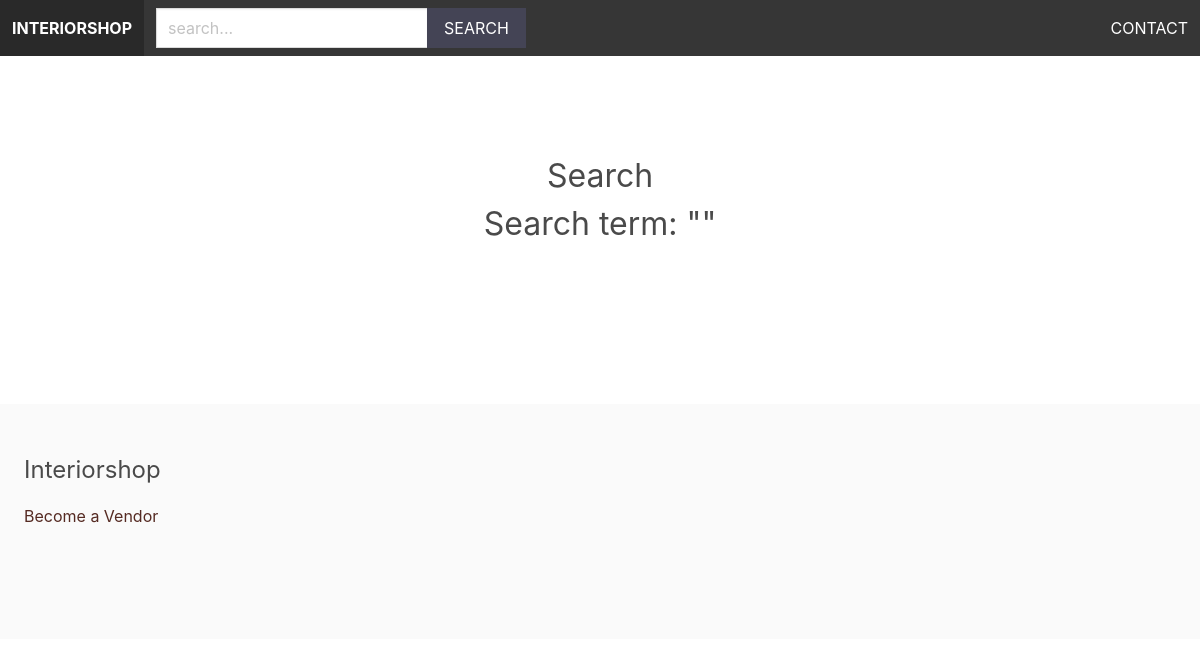
The app's page /search/, older data.
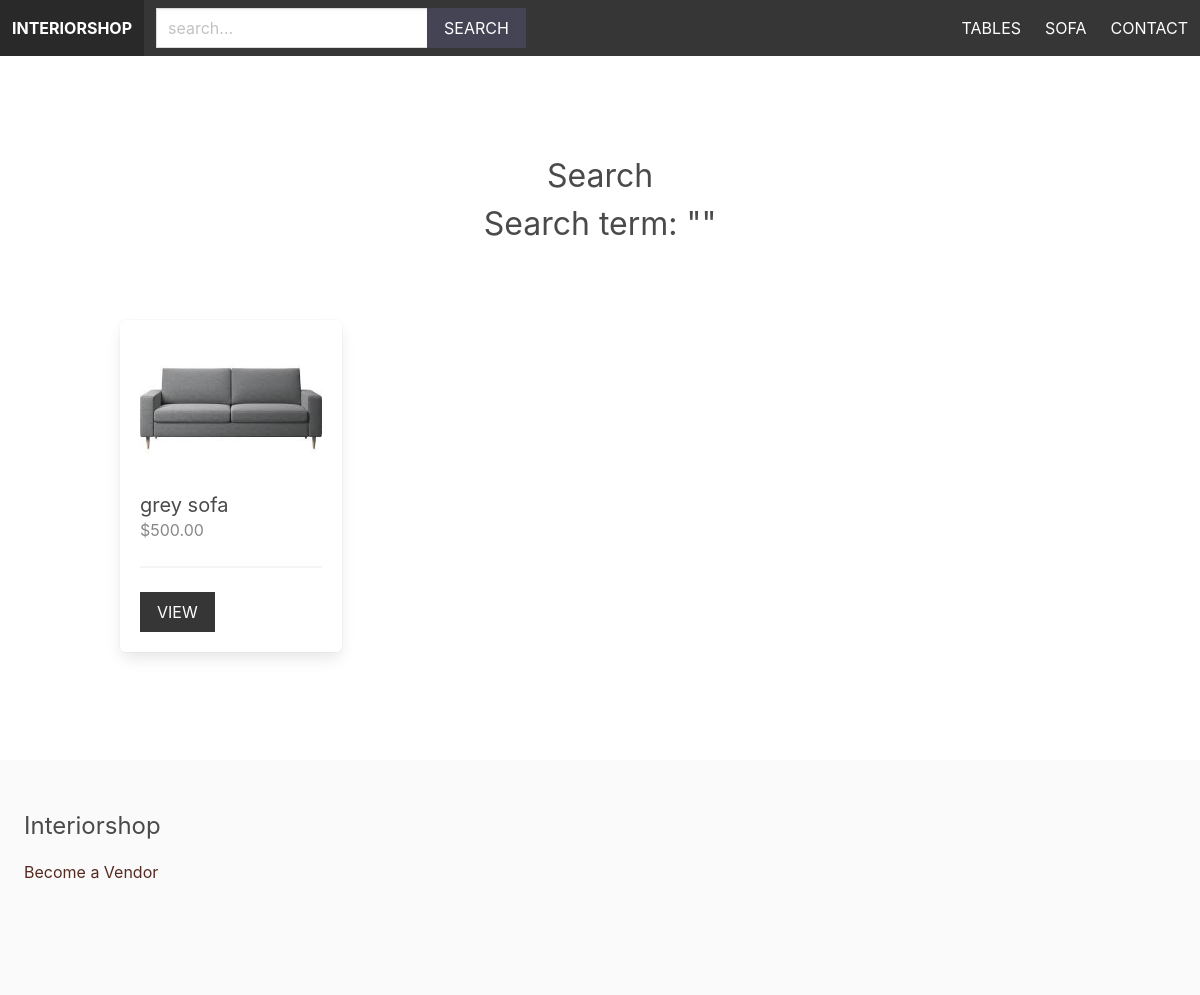
The same page, newer data.
### apps/product/models.py (models this page shows, shortened)
class Category(models.Model):
    title = models.CharField(max_length=255)
    slug = models.SlugField() #address version of the name
    ordering = models.IntegerField(default=0)
    class Meta:
        ordering = ['ordering'] #ascending order the category,  created a list

class Product(models.Model):
    category = models.ForeignKey(Category, related_name='products', on_delete=models.CASCADE)
    vendor = models.ForeignKey(Vendor, related_name='products', on_delete=models.CASCADE)
    title = models.CharField(max_length=255)
    slug = models.SlugField()
    description = models.TextField(blank=True, null=True)
    price = models.DecimalField(max_digits=6, decimal_places=2) #depended on the currency
    image = models.ImageField(upload_to='uploads/', blank=True, null=True)
    thumbnail = models.ImageField(upload_to='uploads/', blank=True, null=True)
    date_added = models.DateTimeField(auto_now_add=True)
    class Meta:
        ordering = ('-date_added',) #decending order
    def get_thumbnail(self):
        if self.thumbnail:
            return self.thumbnail.url
        else:
            if self.image:
                self.thumbnail = self.make_thumbnail(self.image)
                self.save()
                return self.thumbnail.url
            else:
                return 'https://via.placeholder.com/240x180.jpg'
    def make_thumbnail(self, image, size=(300, 200)):
        img = Image.open(image)
        img.convert('RGB')
        img.thumbnail(size)
        thumb_io = BytesIO()
        img.save(thumb_io, 'JPEG', quality=85)
        thumbnail = File(thumb_io, name=image.name)
        return thumbnail

### apps/product/views.py (the view)
# urls.py: path('search/', views.search, name='search'),
def search(request):
    query = request.GET.get('query', '')
    products = Product.objects.filter(Q(title__icontains=query) | Q(description__icontains=query))
    return render(request, 'product/search.html', {'products':products, 'query': query})

### apps/product/context_processors.py (called while the page is built)
def menu_categories(request):
    categories = Category.objects.all()
    return {'menu_categories':categories}

### apps/product/templates/product/search.html (shortened to what this page needs)
{% extends 'core/base.html' %}
{% block content %}
    <div class="columns is-multiline mb-6">
        <div class="column is-12 has-text-centered mt-6 mb-6">
            <h2 class="is-size-3">Search</h2>
            <h3 class="is-size-3">Search term: "{{query}}"</h3>
        </div>
        {% for product in products %}
            {% include 'product/parts/list_item.html' %}
        {% endfor %}
    </div>
{% endblock %}

### apps/core/templates/core/base.html (shortened to what this page needs)
{% load static %}
<!DOCTYPE html>
<html>
    <head>
        <link rel="stylesheet" href="https://cdn.jsdelivr.net/npm/bulma@0.9.1/css/bulma.min.css">
        <link rel="stylesheet" href="{% static 'styles/main.css' %}">
    </head>
    <body>
        <nav class="navbar is-dark">
            <div class="navbar-brand">
                <a href="/" class="navbar-item"><strong>Interiorshop</strong></a>
            </div>
            <div class="navbar-menu" id="main-navbar">
                <div class="navbar-start">
                    <div class="navbar-item">
                            <form method="get" action="{% url 'search' %}">
                                <div class="field has-addons">
                                    <div class="control">
                                        <input type="text" class="input" placeholder="search..." name="query">
                                    </div>
                                    <div class="control">
                                        <button class="button is-dark is-uppercase">Search</button>
                                    </div>
                                </div>
                            </form>
                        </div>
                    </div>
                </div>
                <div class="navbar-end">
                    {% for category in menu_categories %}
                        <a href="{% url 'category' category.slug %}" class="navbar-item">{{ category.title }}</a>
                    {% endfor %}
                    <a href="{% url 'contact' %}" class="navbar-item">Contact</a>
                </div>
        </nav>
        <section class="section">
            <div class="container">
                {% block content %}
                {% endblock %}
            </div>
        </section>
        <footer class="footer">
            <h3 class="is-size-4 mb-4">Interiorshop</h3>
            {% if request.user.is_authenticated %}
               <a href="{% url 'vendor_admin' %}">Vendor admin</a>
            {% else %}
               <a href="{% url 'become_vendor' %}">Become a Vendor</a>
            {% endif %}
        </footer>
    </body>
</html>

### apps/product/templates/product/parts/list_item.html
<div class="column is-3 product-list-item">
    <div class="box">
        <figure class="image is-4by3 mb-4">
            <img src="{{ product.get_thumbnail }}">
        </figure>
        <h2 class="subtitle">{{ product.title }}</h2>
        <h3 class="price is-size-6 mb-5">${{ product.price }}</h3>
        <hr>
        <a href="{% url 'product' product.category.slug product.slug %}" class="button is-dark is-uppercase">View</a>
    </div>
</div>

Row changes from the older to the newer data that the page shows:
added Category: title "TABLES"
added Category: title "SOFA"
added Product: title "grey sofa", price "500.00"
